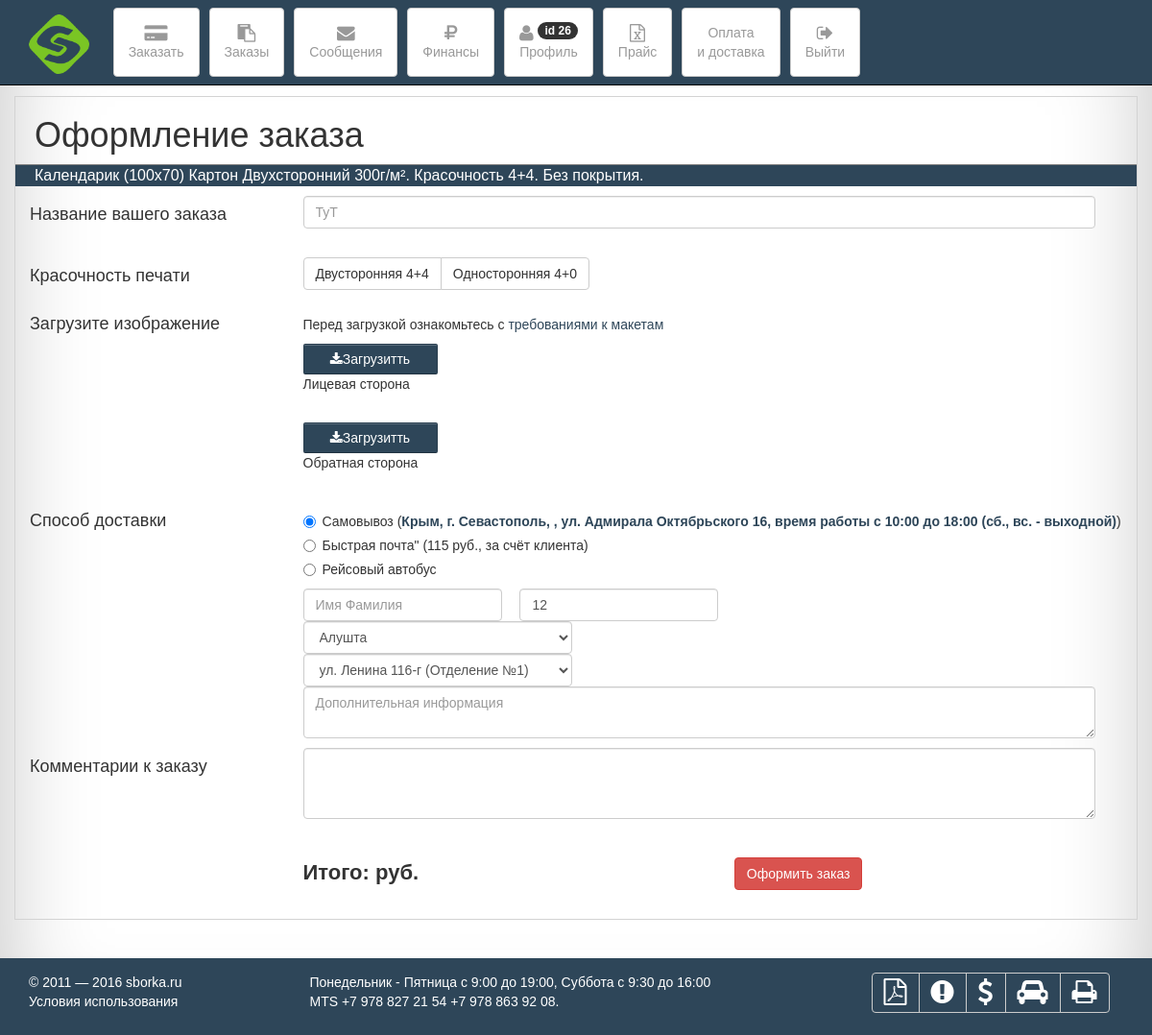
The page /pages/create_order.php?id_item=5 (signed in) on the database as committed earlier.
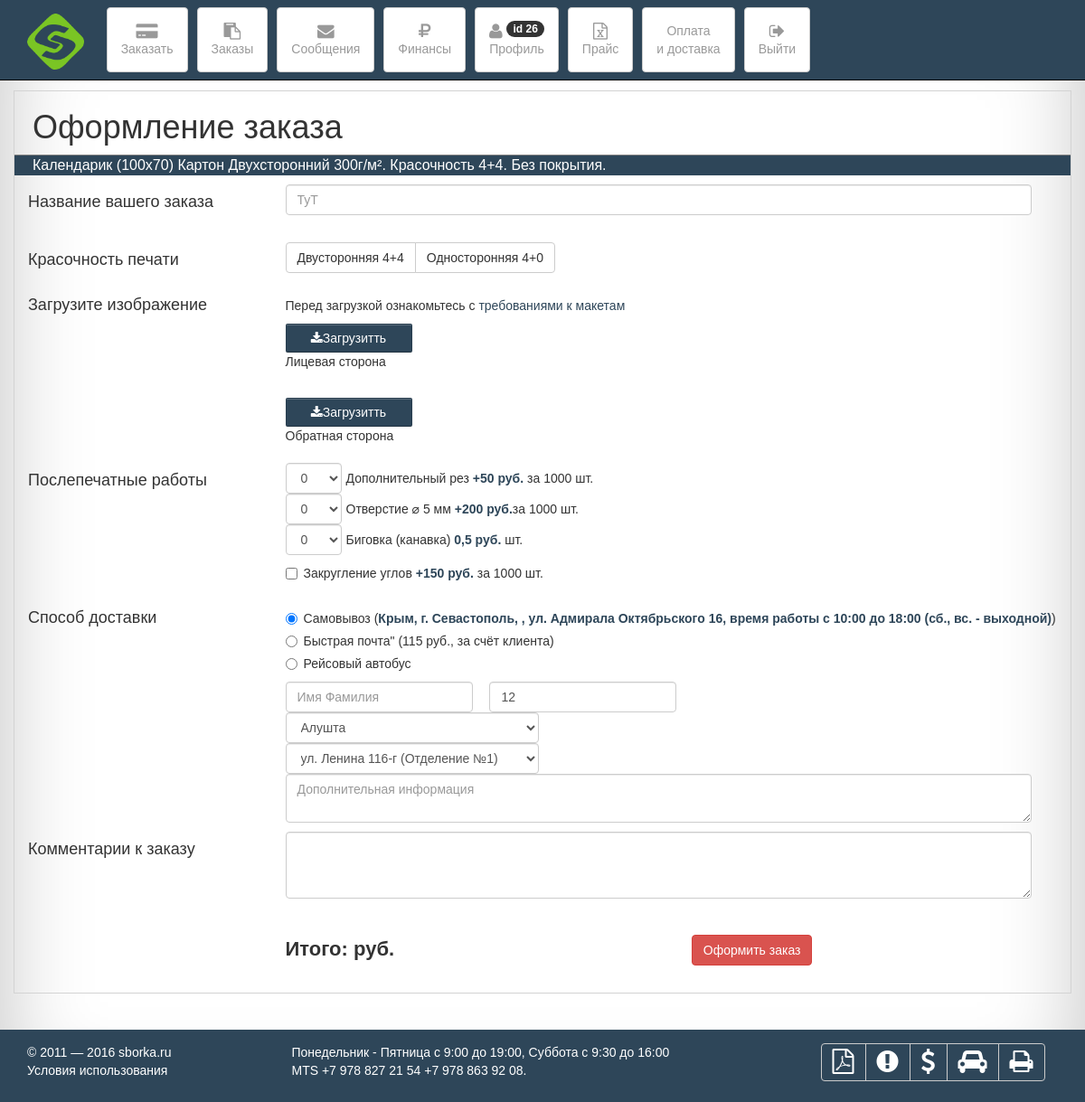
The same page on the database as committed later.
### lib/functions.php (called while the page is built, shortened)
<?php
$mysqli = false;
function resultSetToArray($result_set){
    $array = array();
    while (($row = $result_set->fetch_assoc()) != false)
      $array[]=$row;
    return $array;
  }
function selectCreasing($id_item){
  global $mysqli;
  $result = $mysqli -> query("SELECT `name_creasing` FROM `array_creasing`
    INNER JOIN
    `creasing`
    ON
    `creasing`.`id_creasing` = `array_creasing`.`id_creasing_array_creasing`
    WHERE `id_item_type_array_creasing`='$id_item'");
    if($result == NULL){
      return false;
    }else{
      return resultSetToArray($result);
    }
}
function selectDop_Rez($id_item){
  global $mysqli;
  $result = $mysqli -> query("SELECT `name_dop_rez` FROM `array_dop_rez`
    INNER JOIN
    `dop_rez`
    ON
    `dop_rez`.`id_dop_rez` = `array_dop_rez`.`id_dop_rez_array_dop_rez`
    WHERE `id_item_type_array_dop_rez`='$id_item'");
    if($result == NULL){
      return false;
    }else{
      return resultSetToArray($result);
    }
}
function selectHole($id_item){
  global $mysqli;
  $result = $mysqli -> query("SELECT `name_hole` FROM `array_hole`
    INNER JOIN
    `hole`
    ON
    `hole`.`id_hole` = `array_hole`.`id_hole_array_hole`
    WHERE `id_item_type_array_hole`='$id_item'");
    if($result == NULL){
      return false;
    }else{
      return resultSetToArray($result);
    }
}
function selectInformationForItem($id_item){
  global $mysqli;
  $result = $mysqli -> query("SELECT `name_item_type`, `rounding`, `side_item_type` FROM `item_type` WHERE `id_item_type`='$id_item'");
  return $result -> fetch_assoc();
}
?>

### pages/create_order.php (the view, shortened to what the changed rows need)
<?php
  require_once "blocks/mainmenu.php";
  echo "<br><br><br><br><br>";
  $id_item = $_GET['id_item'];
  $creasing = selectCreasing($id_item);
  $dop_rez = selectDop_Rez($id_item);
  $folding = selectFolding($id_item);
  $hole = selectHole($id_item);
  $numbering = selectNumbering($id_item);
  $perforation = selectPerforation($id_item);
  $rounding = selectInformationForItem($id_item);
?>
<div class="container">
  <div class="row imghelpmaterial">
    <div style="padding-left: 20px; border-bottom: 1px solid gray;">
      <h1>Оформление заказа</h1>
    </div>
        <form class="form" enctype="multipart/form-data" method="post" action="blocks/registration_order.php">
        <div class="row pt">
        <div class="col-lg-3 ">
        </div>
        <div class="col-lg-9 ">
          <br>
        </div>
        </div>
        <div class="row pt">
        <?php
        if($rounding['side_item_type'] == 'twoside'){
            echo "
            <div class='col-lg-3'>
              <h4 class='ht'>Красочность печати</h4>
            </div>
            <div  class='col-lg-9'>
              <div class='btn-group' data-toggle='buttons'>
                <label class='btn btn-default'>
                  <input type='radio' name='options_color' id='option1' value='2' onchange='modifieColor(this.value)'> Двусторонняя 4+4
                </label>
                <label class='btn btn-default'>
                  <input type='radio' name='options_color' id='option3' value='1' onchange='modifieColor(this.value)'> Односторонняя 4+0
                </label>
              </div>
              <br>
            </div>";
        }
        ?>
        </div>
        <div class='row'>
          <div class='col-lg-3'>
          </div>
          <div class='col-lg-9'>
              <br/>
          </div>
        </div>
        <div class="row pt">
          <?php
          if(count($creasing) != 0 || count($dop_rez) != 0 || count($folding) != 0 || count($hole) != 0 || count($numbering) != 0 || count($perforation) != 0 || $rounding['rounding'] != 0 ){
              echo "<div class='col-lg-3'>
                      <h4 class='ht'>Послепечатные работы</h4>
                    </div>";
          }
          ?>
          <div class="col-lg-9">
            <table cellspacing>
              <?php
                if(count($dop_rez) > 0){
                  echo "<tr>
                          <td>
                            <select class='form-control' name='select_dop_rez' onchange='modifie(this.value, 1)'>";
                for($i = 0; $i < count($dop_rez); $i++){
                  echo "<option value=".$dop_rez[$i]['name_dop_rez'].">".$dop_rez[$i]['name_dop_rez']."</option>";
                }
                echo "</select>
                          </td>
                          <td valign='middle' >
                          <span style='padding-left:5px;'>  Дополнительный рез <span class='dashed'><b>+50 руб. </b></span>за 1000 шт. </span>
                          </td>
                        </tr>";
              }
                if(count($hole) > 0){
                  echo "<tr>
                          <td>
                            <select class='form-control' name='select_hole' onchange='modifie(this.value, 4)'>";
                for($i = 0; $i < count($hole); $i++){
                  echo "<option value=".$hole[$i]['name_hole'].">".$hole[$i]['name_hole']."</option>";
                }
                echo "</select>
                          </td>
                          <td valign='middle' >
                          <span style='padding-left:5px;'> Отверстие ⌀ 5 мм  <span class='dashed'><b>+200 руб.</b></span>за 1000 шт.  </span>
                          </td>
                        </tr>";
              }
                if(count($creasing) > 0){
                  echo "<tr>
                          <td>
                            <select class='form-control' name='select_creasing' onchange='modifie(this.value, 5)'>";
                for($i = 0; $i < count($creasing); $i++){
                  echo "<option value=".$creasing[$i]['name_creasing'].">".$creasing[$i]['name_creasing']."</option>";
                }
                echo "</select>
                          </td>
                          <td valign='middle' >
                          <span style='padding-left:5px;'> Биговка (канавка) <span class='dashed'><b>0,5 руб.</b></span> шт.   </span>
                          </td>
                        </tr>";
              }
                if($rounding['rounding'] == 1){
                  echo "<tr>
                          <td colspan='2'>
                            <div class='checkbox'>
                              <label>
                                <input type='checkbox' name='checkbox_rounding' onchange='modifie(this.value, 6)'>  Закругление углов <span class='dashed'><b>+150 руб.</b></span> за 1000 шт.
                              </label>
                            </div>
                          </td>
                        </tr>";
                }
              ?>
            </table>
          </div>
        </div>
        <div class="row pt">
          <div class="col-lg-3 ">
          </div>
          <div class="col-lg-9">
          </div>
        </div>
        <div class="row pt" style="margin-bottom: 40px;">
          <div class="col-lg-3 ">
          </div>
          <div class="col-lg-9 ">
          </div>
        </div>
        <div class="row pt" style="padding-bottom: 20px;">
          <div class="col-lg-3 ">
          </div>
          <div class="col-lg-9 ">
          </div>
        </div>
        </form>
      </div>
    </div>
<?php
  echo "<br><br>";
  require_once "blocks/footer.php";
  ?>

Rows that differ between the two databases and show on the page:
changed item_type "Календарик (100x70) Картон Двухсторонний 300г/м². Красочность 4+4. Без покрытия.": rounding 0 → 1 (drawn)
Other text that changed with them:
form field select_dop_rez: (not shown) → "0"
form field select_hole: (not shown) → "0"
form field select_creasing: (not shown) → "0"
form field checkbox_rounding: (not shown) → "☐"
text now shown: "Послепечатные работы Дополнительный рез +50 руб. за 1000 шт. Отверстие ⌀ 5 мм +200 руб. за 1000 шт. Биговка (канавка) 0,5 руб. шт. Закругление углов +150 руб. за 1000 шт."
